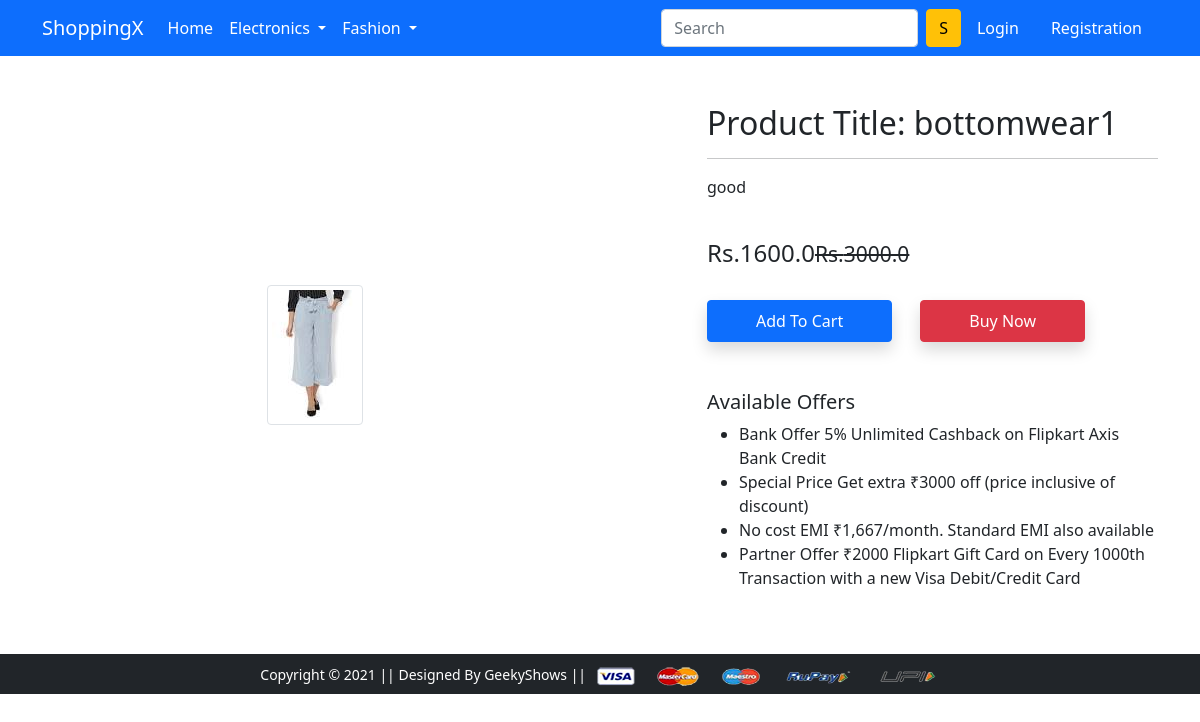
The page /product-detail/7 on the database its author committed.
### app/models.py (models this page shows, shortened)
class Product(models.Model):
    title = models.CharField(max_length=100)
    selling_price = models.FloatField()
    discounted_price = models.FloatField()
    description = models.TextField()
    brand = models.CharField(max_length=100)
    category = models.CharField(choices=CATEGORY_CHOICES,max_length=2)
    product_image = models.ImageField(upload_to='productimg')

### app/views.py (the view)
# urls.py: path('product-detail/<int:pk>',views.ProductDetailView.as_view(),name='product-detail'),
class ProductDetailView(View):
  def get(self,request,pk):
    product = Product.objects.get(pk=pk)
    item_already_in_cart = False
    if request.user.is_authenticated:
       item_already_in_cart=Cart.objects.filter(Q(product=product.id)&Q(user=request.user)).exists()
    return render(request,'app/productdetail.html',{'product':product,'item_already_in_cart':item_already_in_cart})

### app/templates/app/productdetail.html (shortened to what this page needs)
{% extends 'app/base.html' %}
{% load static %}
{% block main-content %}
<div class="container my-5">
 <div class="row">
  <div class="col-sm-6 text-center align-self-center">
   <img src="{{product.product_image.url}}" alt="" class="img-fluid img-thumbnail">
  </div>
  <div class="col-sm-5 offset-sm-1">
   <h2>Product Title: {{product.title}}</h2>
   <hr>
   <p>{{product.description}}</p> <br>
   <h4>Rs.{{product.discounted_price}}<small class = "fw-light text-decoration-line-through">Rs.{{product.selling_price}}</small></h4><br>
    {% if not request.user.is_authenticated %}
       <form action = "/add-to-cart"  class = "d-inline">
            <button type = "submit" class = "btn btn-primary shadow px-5 py-2">Add To Cart</button>
            </form>
   {% endif %}
    <a href = "{% url 'checkout' %}" class = "btn btn-danger shadow px-5 py-2 ms-4">Buy Now</a>
   <h5 class="mt-5">Available Offers</h5>
   <ul>
    <li>Bank Offer 5% Unlimited Cashback on Flipkart Axis Bank Credit</li>
    <li>Special Price Get extra ₹3000 off (price inclusive of discount)</li>
    <li>No cost EMI ₹1,667/month. Standard EMI also available</li>
    <li>Partner Offer ₹2000 Flipkart Gift Card on Every 1000th Transaction with a new Visa Debit/Credit Card</li>
   </ul>
  </div>
 </div>
</div>
{% endblock main-content %}

### rows shown on the page
Product: product_image (picture), title "bottomwear1", description "good", discounted_price "1600.0", selling_price "3000.0"
